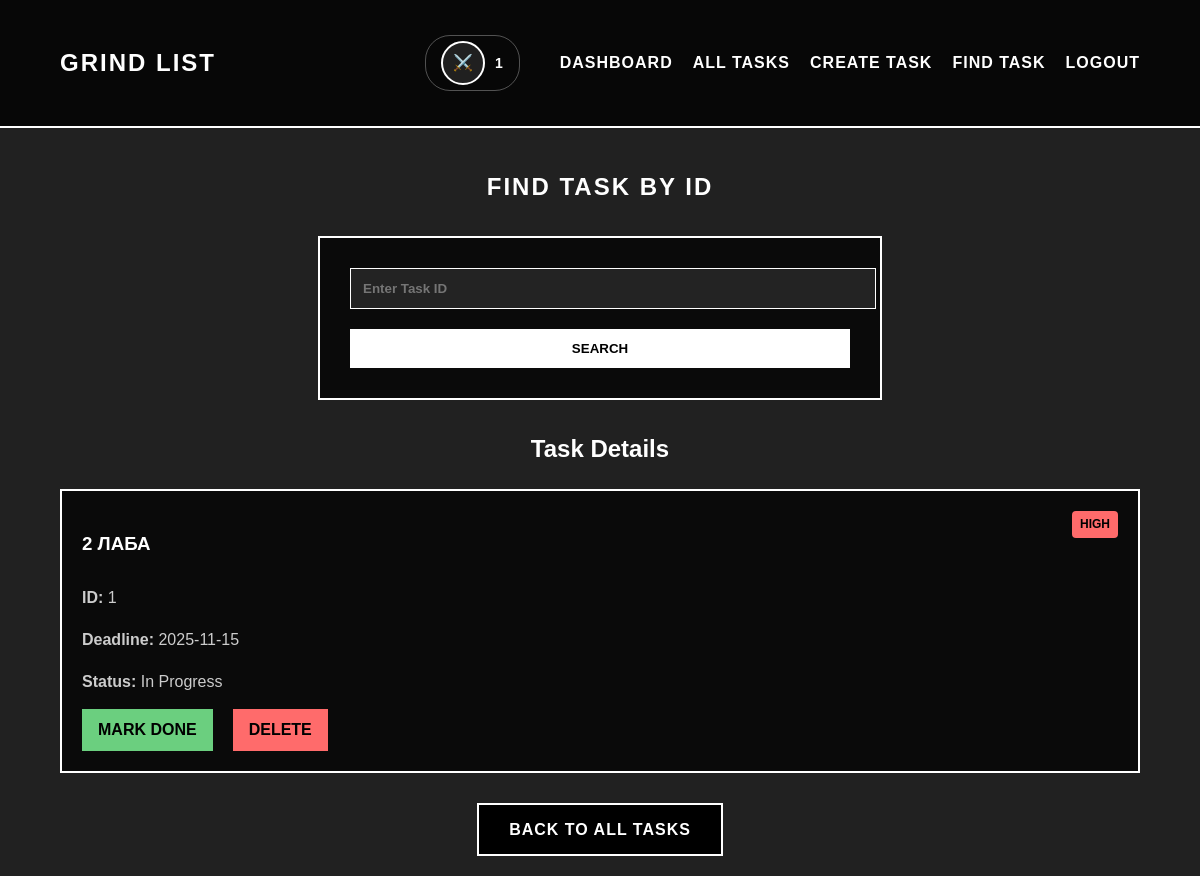
Before: /task/task_by_id?task_id=1 (signed in) with the older database file.
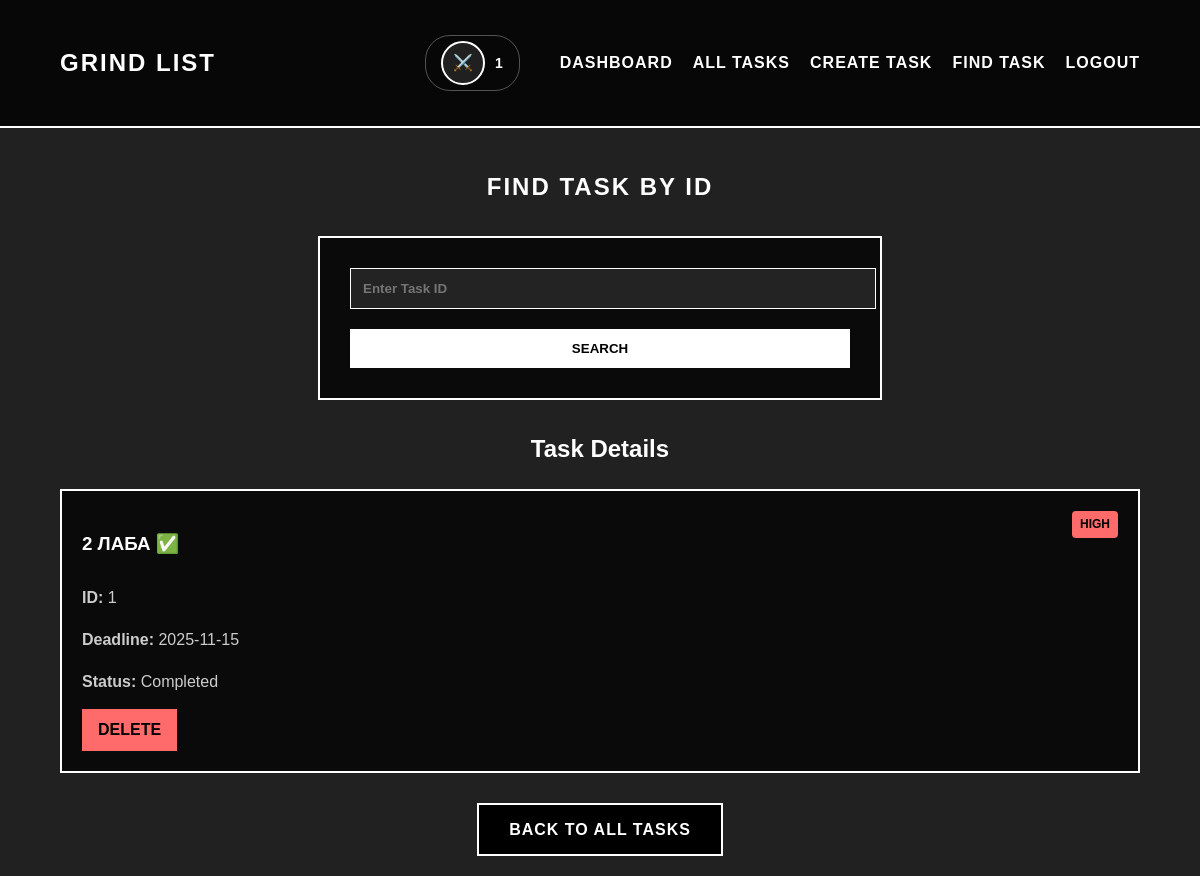
After: the same page with the newer database file.
### app/routes/task.py (the view)
@task.route('/task_by_id', methods=['GET', 'POST'])
def task_by_id_page():
    if 'user_id' not in session:
        flash('Сначала войдите в систему', 'error')
        return redirect(url_for('main.home'))
    task = None
    if request.method == 'POST':
        task_id = request.form.get('task_id')
        if task_id:
            task = Task.query.filter_by(id=task_id, user_id=session['user_id']).first()
            if not task:
                flash('Task not found', 'error')
    elif request.args.get('task_id'):
        task = Task.query.filter_by(id=request.args.get('task_id'), user_id=session['user_id']).first()
    return render_template('main/task_by_id.html', task=task)

### app/templates/main/task_by_id.html (shortened to what this page needs)
{% extends "main/base_dashboard.html" %}
{% block content %}
<section class="search-task-section">
    <h1 style="color: #fff; text-align: center; text-transform: uppercase; letter-spacing: 2px; margin-bottom: 30px;">
        FIND TASK BY ID
    </h1>
    <form class="search-form" method="POST" action="{{ url_for('task.task_by_id_page') }}">
        <input type="number" name="task_id" placeholder="Enter Task ID" required min="1" value="{{ request.form.task_id if request.form.task_id }}">
        <button type="submit">SEARCH</button>
    </form>
    {% if task %}
        <div class="task-details" style="margin-top: 30px;">
            <h2 style="color: #fff; text-align: center; margin-bottom: 20px;">Task Details</h2>
            <div class="task-card">
                <div style="display: flex; justify-content: space-between; align-items: start;">
                    <h3>{{ task.title }}{% if task.is_done %} ✅{% endif %}</h3>
                    <span class="priority-badge {{ task.priority }}">{{ task.priority.upper() }}</span>
                </div>
                <p><strong>ID:</strong> {{ task.id }}</p>
                <p><strong>Deadline:</strong> {{ task.deadline.strftime('%Y-%m-%d') if task.deadline else 'Not set' }}</p>
                <p><strong>Status:</strong> {% if task.is_done %}Completed{% else %}In Progress{% endif %}</p>
                <div class="task-actions">
                    {% if not task.is_done %}
                        <a href="{{ url_for('task.mark_task_done_page', task_id=task.id) }}" class="task-btn done-btn">Mark Done</a>
                    {% endif %}
                    <a href="{{ url_for('task.delete_task_page', task_id=task.id) }}" class="task-btn delete-btn" onclick="return confirm('Are you sure you want to delete this task?')">Delete</a>
                </div>
            </div>
        </div>
    {% endif %}
    <div style="text-align: center; margin-top: 30px;">
        <a href="{{ url_for('task.tasks_page') }}" class="auth-btn">Back to All Tasks</a>
    </div>
</section>
{% endblock %}

Changed rows visible on the page:
changed Task "2 ЛАБА": is_done False → True (drawn)
Other visible differences:
text no longer shown: "In Progress MARK DONE"
text now shown: "✅ Completed"
